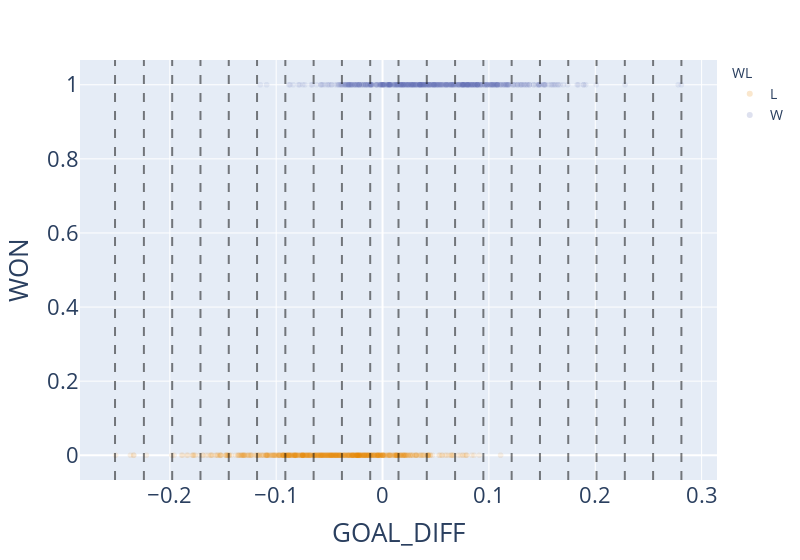

Notebook code cell kept with this figure:
### Markdown cell above
We can visualize the bins:

### Code cell
fig = px.scatter(games, 
           x="GOAL_DIFF", y="WON", color="WL", opacity=0.1,
           hover_data=['TEAM_NAME', 'TEAM_NAME_OPP'])

for cut in cuts:
    fig.add_vline(x=cut, line_dash="dash", line_color="black", opacity=0.5)

fig.show()

### Figure 1 — Plotly figure (JSON) as saved in the notebook; plotly's stock layout.template omitted (floating-point values rounded to 4 significant figures; data arrays with more than 128 entries replaced by an {"elided": "..."} marker saying what was removed)
{"data": [{"customdata": {"elided": "625x2 str values"}, "hovertemplate": "WL=L<br>GOAL_DIFF=%{x}<br>WON=%{y}<br>TEAM_NAME=%{customdata[0]}<br>TEAM_NAME_OPP=%{customdata[1]}<extra></extra>", "legendgroup": "L", "marker": {"color": "rgb(229, 134, 6)", "opacity": 0.1, "symbol": "circle"}, "mode": "markers", "name": "L", "showlegend": true, "type": "scattergl", "x": {"elided": "625 float values"}, "xaxis": "x", "y": {"elided": "625 int values"}, "yaxis": "y"}, {"customdata": {"elided": "605x2 str values"}, "hovertemplate": "WL=W<br>GOAL_DIFF=%{x}<br>WON=%{y}<br>TEAM_NAME=%{customdata[0]}<br>TEAM_NAME_OPP=%{customdata[1]}<extra></extra>", "legendgroup": "W", "marker": {"color": "rgb(93, 105, 177)", "opacity": 0.1, "symbol": "circle"}, "mode": "markers", "name": "W", "showlegend": true, "type": "scattergl", "x": {"elided": "605 float values"}, "xaxis": "x", "y": {"elided": "605 int values"}, "yaxis": "y"}], "layout": {"legend": {"title": {"text": "WL"}, "tracegroupgap": 0}, "margin": {"t": 60}, "shapes": [{"line": {"color": "black", "dash": "dash"}, "opacity": 0.5, "type": "line", "x0": -0.2515, "x1": -0.2515, "xref": "x", "y0": 0, "y1": 1, "yref": "y domain"}, {"line": {"color": "black", "dash": "dash"}, "opacity": 0.5, "type": "line", "x0": -0.2244, "x1": -0.2244, "xref": "x", "y0": 0, "y1": 1, "yref": "y domain"}, {"line": {"color": "black", "dash": "dash"}, "opacity": 0.5, "type": "line", "x0": -0.1978, "x1": -0.1978, "xref": "x", "y0": 0, "y1": 1, "yref": "y domain"}, {"line": {"color": "black", "dash": "dash"}, "opacity": 0.5, "type": "line", "x0": -0.1712, "x1": -0.1712, "xref": "x", "y0": 0, "y1": 1, "yref": "y domain"}, {"line": {"color": "black", "dash": "dash"}, "opacity": 0.5, "type": "line", "x0": -0.1446, "x1": -0.1446, "xref": "x", "y0": 0, "y1": 1, "yref": "y domain"}, {"line": {"color": "black", "dash": "dash"}, "opacity": 0.5, "type": "line", "x0": -0.118, "x1": -0.118, "xref": "x", "y0": 0, "y1": 1, "yref": "y domain"}, {"line": {"color": "black", "dash": "dash"}, "opacity": 0.5, "type": "line", "x0": -0.0914, "x1": -0.0914, "xref": "x", "y0": 0, "y1": 1, "yref": "y domain"}, {"line": {"color": "black", "dash": "dash"}, "opacity": 0.5, "type": "line", "x0": -0.0648, "x1": -0.0648, "xref": "x", "y0": 0, "y1": 1, "yref": "y domain"}, {"line": {"color": "black", "dash": "dash"}, "opacity": 0.5, "type": "line", "x0": -0.0382, "x1": -0.0382, "xref": "x", "y0": 0, "y1": 1, "yref": "y domain"}, {"line": {"color": "black", "dash": "dash"}, "opacity": 0.5, "type": "line", "x0": -0.0116, "x1": -0.0116, "xref": "x", "y0": 0, "y1": 1, "yref": "y domain"}, {"line": {"color": "black", "dash": "dash"}, "opacity": 0.5, "type": "line", "x0": 0.015, "x1": 0.015, "xref": "x", "y0": 0, "y1": 1, "yref": "y domain"}, {"line": {"color": "black", "dash": "dash"}, "opacity": 0.5, "type": "line", "x0": 0.0416, "x1": 0.0416, "xref": "x", "y0": 0, "y1": 1, "yref": "y domain"}, {"line": {"color": "black", "dash": "dash"}, "opacity": 0.5, "type": "line", "x0": 0.0682, "x1": 0.0682, "xref": "x", "y0": 0, "y1": 1, "yref": "y domain"}, {"line": {"color": "black", "dash": "dash"}, "opacity": 0.5, "type": "line", "x0": 0.0948, "x1": 0.0948, "xref": "x", "y0": 0, "y1": 1, "yref": "y domain"}, {"line": {"color": "black", "dash": "dash"}, "opacity": 0.5, "type": "line", "x0": 0.1214, "x1": 0.1214, "xref": "x", "y0": 0, "y1": 1, "yref": "y domain"}, {"line": {"color": "black", "dash": "dash"}, "opacity": 0.5, "type": "line", "x0": 0.148, "x1": 0.148, "xref": "x", "y0": 0, "y1": 1, "yref": "y domain"}, {"line": {"color": "black", "dash": "dash"}, "opacity": 0.5, "type": "line", "x0": 0.1746, "x1": 0.1746, "xref": "x", "y0": 0, "y1": 1, "yref": "y domain"}, {"line": {"color": "black", "dash": "dash"}, "opacity": 0.5, "type": "line", "x0": 0.2012, "x1": 0.2012, "xref": "x", "y0": 0, "y1": 1, "yref": "y domain"}, {"line": {"color": "black", "dash": "dash"}, "opacity": 0.5, "type": "line", "x0": 0.2278, "x1": 0.2278, "xref": "x", "y0": 0, "y1": 1, "yref": "y domain"}, {"line": {"color": "black", "dash": "dash"}, "opacity": 0.5, "type": "line", "x0": 0.2544, "x1": 0.2544, "xref": "x", "y0": 0, "y1": 1, "yref": "y domain"}, {"line": {"color": "black", "dash": "dash"}, "opacity": 0.5, "type": "line", "x0": 0.281, "x1": 0.281, "xref": "x", "y0": 0, "y1": 1, "yref": "y domain"}], "width": 800, "xaxis": {"anchor": "y", "domain": [0, 1], "title": {"text": "GOAL_DIFF"}}, "yaxis": {"anchor": "x", "domain": [0, 1], "title": {"text": "WON"}}}}
